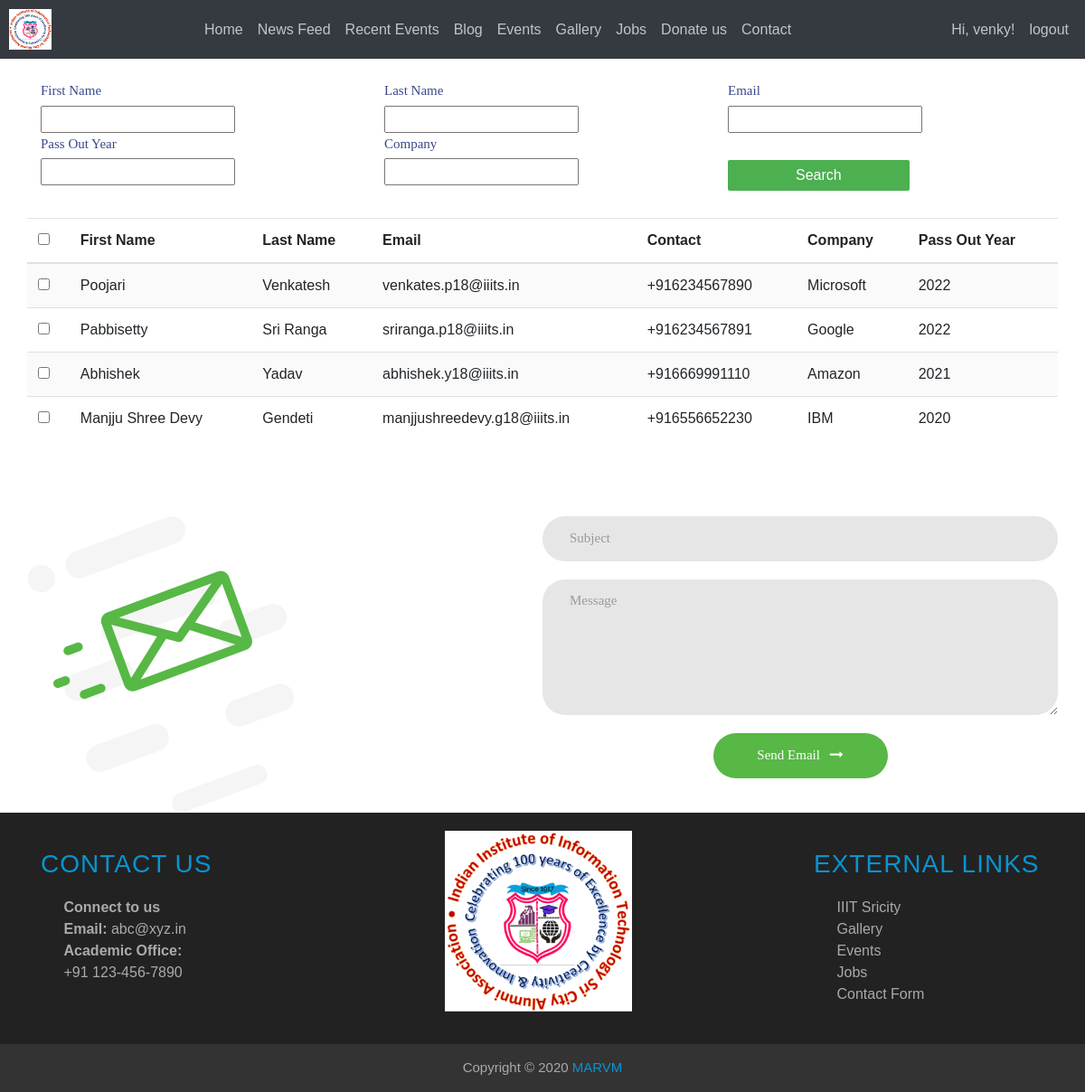
Screenshot of /search/ (signed in) with the database file from the repository.
### accounts/models.py (models this page shows)
class User(AbstractUser):
    phone_number = models.CharField(
        max_length=15,
        blank = False,
        default="",
        validators=[
            RegexValidator(
                regex='^([+][0-9]{1,4}[6-9][0-9]{9})$',
                message='mobile number should be in the format "+999999999" ',
                code='invalid_phone_number'
            ),
        ]
    )
    email_confirmed = models.BooleanField(default=False)
    conditions = models.BooleanField(default=False)
    avatar = models.ImageField(upload_to=update_filename,blank = True)
    linkedin_url = models.URLField(blank = True)
    github_url = models.URLField(blank = True)
    webpage_url = models.URLField(blank = True)
    passout_year = models.CharField(max_length=4,blank=True)
    company = models.CharField(max_length=100,blank = True)
    summary = models.CharField(max_length=100,blank = True)
    place = models.CharField(max_length = 100,blank = True)

### accounts/views.py (the view, shortened to what this page needs)
# urls.py: path('search/',views.SearchPage,name='searchpage'),
@cache_control(no_cache=True, must_revalidate=True, no_store=True)
@login_required
def SearchPage(request):
    get_user = User.objects.filter(is_staff=False)
    myFilter = UserFilter(request.GET,queryset=get_user)
    context = {
       "get_user": get_user,
       "myFilter": myFilter,
        "user" : request.user
    }
    return render(request, 'search_mail.html', context)

### templates/search_mail.html (shortened to what this page needs)
{% extends "base.html" %}
{% load static %}
{% block content %}
    <link href="{% static 'searchpage/css/style_new12.css' %}" rel="stylesheet" type="text/css">
	<link rel="stylesheet" type="text/css" href="{% static 'searchpage/css/main1.css' %}">
<body>
    {% if request.user.is_superuser %}
        <div class="container" style="margin-top: 30px;">
                <form method="GET" class="search">
                    <div class="row catBox">
                    <div class="col-md-4">
                        <div class="labelBox">
                            <label>First Name</label>
                        </div>
                        <div class="short-by-box">
                                {{myFilter.form.first_name}}
                        </div>
                    </div>
                    <div class="col-md-4">
                        <div class="labelBox">
                            <label>Last Name</label>
                        </div>
                        <div class="short-by-box">
                                {{myFilter.form.last_name}}
                        </div>
                    </div>
                    <div class="col-md-4">
                        <div class="labelBox">
                            <label>Email</label>
                        </div>
                        <div class="short-by-box">
                                {{myFilter.form.email}}
                        </div>
                    </div>
                    <div class="col-md-4">
                        <div class="labelBox">
                            <label>Pass Out Year</label>
                        </div>
                        <div class="short-by-box">
                                {{myFilter.form.passout_year}}
                        </div>
                    </div>
                    <div class="col-md-4">
                        <div class="labelBox">
                            <label>Company</label>
                        </div>
                        <div class="short-by-box">
                                {{myFilter.form.company}}
                        </div>
                    </div>
                    <button value="Submit" name="search" style="background-color: #4CAF50; border: none; color: white; padding: 5px 75px; border-radius: 2px; text-decoration: none; margin-left: 15px; margin-top: 30px; cursor: pointer;"  type="submit">Search</button>
                    </div>
                </form>
        </div>
<div class="mailclass">
    <form method="GET" class=" validate-form">
    <div class="container" style="margin: auto;">
	<div class="row">
        <div class="col-md-12">
        <div class="table-responsive">
              <table id="mytable" class="table table-bordred table-striped">
                    <thead>
                    <th><input type="checkbox" id="checkall" /></th>
                    <th>First Name</th>
                    <th>Last Name</th>
                    <th>Email</th>
                    <th>Contact</th>
                    <th>Company</th>
                    <th>Pass Out Year</th>
                    </thead>
    <tbody>
    {% for myuser in myFilter.qs %}
    <tr>
    <td><input type="checkbox" name="{{ myuser.email }}" class="checkthis" /></td>
    <td>{{myuser.first_name}}</td>
    <td>{{myuser.last_name}}</td>
    <td>{{myuser.email}}</td>
    <td>{{myuser.phone_number}}</td>
    <td>{{myuser.company}}</td>
    <td>{{myuser.passout_year}}</td>
    </tr>
    {% endfor %}
    </tbody>
</table>
            </div>
        </div>
        </div>
    </div>
    <div class="container" style="margin: auto; margin-top: 30px;" >
        <div class="row">
            <div class="col-md-6">
        <div class="contact1-pic js-tilt" data-tilt>
            <img src="{% static 'searchpage/images/img-01.png' %}" alt="IMG">
        </div>
            </div>
            <div class="col-md-6">
        <div class="wrap-input1 validate-input" data-validate = "Subject is required">
            <input class="input1" type="text" name="subject" placeholder="Subject">
            <span class="shadow-input1"></span>
        </div>
        <div class="wrap-input1 validate-input" data-validate = "Message is required">
            <textarea class="input1" name="message" placeholder="Message"></textarea>
            <span class="shadow-input1"></span>
        </div>
        <div class="container-contact1-form-btn">
            <button name="sendMail" class="contact1-form-btn">
                <span>
                    Send Email
                    <i class="fa fa-long-arrow-right" aria-hidden="true"></i>
                </span>
            </button>
        </div>
            </div>
        </div>
        </div>
</form>
</div>
{% endif %}
</body>
{% endblock content %}

### templates/base.html (shortened to what this page needs)
<!DOCTYPE html> {% load static %}
<html lang="en">
<head>
    <link href="{% static 'chat/css/style3.css' %}" rel="stylesheet" type="text/css" media="all">
    <link rel="stylesheet" href="https://cdnjs.cloudflare.com/ajax/libs/font-awesome/4.7.0/css/font-awesome.min.css">
    <link rel="stylesheet" href="https://maxcdn.bootstrapcdn.com/bootstrap/4.4.1/css/bootstrap.min.css">
    <link rel="stylesheet" href="https://unpkg.com/aos@2.3.0/dist/aos.css">
    <link rel="stylesheet" href="https://cdnjs.cloudflare.com/ajax/libs/font-awesome/4.7.0/css/font-awesome.min.css">
</head>
<body>
    <nav id="func_navbar" class="navbar-custom navbar navbar-expand-md navbar-dark bg-dark fixed-top" style="padding: 10px;">
        <a id="func_logo" class="nav-brand abs" href="{% url 'home' %}"><img src="{% static '/img/iiits/iiitslogo.png' %}" style="width:47px;"></a>
        <div class="collapse navbar-collapse" id="navbarNavDropdown">
            <ul class="navbar-nav mx-auto">
                <li class="nav-item">
                    <a class="nav-link" href="{% url 'home' %}#">Home</a>
                </li>
                <li class="nav-item">
                    <a class="nav-link" href="{% url 'home' %}#news_feed">News Feed</a>
                </li>
                <li class="nav-item">
                    <a class="nav-link" href="{% url 'home' %}#recent_events">Recent Events</a>
                </li>
                <li class="nav-item">
                    <a class="nav-link" href="{% url 'blog-home' %}">Blog</a>
                </li>
                <li class="nav-item">
                    <a class="nav-link" href="{% url 'events' %}">Events</a>
                </li>
                <li class="nav-item">
                    <a class="nav-link" href="{% url 'gallery' %}">Gallery</a>
                </li>
                <li class="nav-item">
                    <a class="nav-link" href="{% url 'jobs' %}">Jobs</a>
                </li>
                <li class="nav-item">
                    <a class="nav-link" href="{% url 'donation-page' %}">Donate us</a>
                </li>
                <li class="nav-item">
                    <a class="nav-link" href="{% url 'contactform' %}">Contact</a>
                </li>
            </ul>
            <ul class="navbar-nav">
                {% if user.is_authenticated %}
                    {% if user.is_staff %}
                        <li class="nav-item"><a class="nav-link" href="{% url 'profile_page' username=user.username %}">Hi, {{ user.username }}!</a></li>
                    {% else %}
                        <li class="nav-item"><a class="nav-link" href="{% url 'profile_page' username=user.username %}">Hi, {{ user.last_name }}!</a></li>
                    {% endif %}
                    <li class="nav-item"><a class="nav-link" href="{% url 'logout' %}?next={{ request.path }}">logout</a></li>
                {% else %}
                    <li class="nav-item"><a class="nav-link" href="{% url 'register' %}">Register</a></li>
                    <li class="nav-item"><a class="nav-link" href="{% url 'login' %}?next={{ request.path }}">login</a></li>
                {% endif %}
            </ul>
        </div>
    </nav>
    <div class="container-fluid py-4"></div>
    {% block content %}
    {% endblock %}
    <footer>
        <div class="container">
            <div class="row">
                <div class="col-lg-3 col-md-6">
                <h3>Contact Us</h3>
                <ul class="list-unstyled three-column" style="padding-left:10%;">
                    <b>Connect to us</b><br>
                    <b>Email:</b>
                    <a href="">abc@xyz.in</a>
                    <br>
                    <b>Academic Office:</b><br>
                    <a href="tel:+91 123-456-7890">+91 123-456-7890</a>
                </ul>
                </div>
                <div class="col-lg-6 col-md-6">
                <ul class="list-unstyled three-column">
                    <img class="custom-img" style="height:200px" src="{% static '/img/iiits/iiitslogo.png' %}">
                </ul>
                </div>
                <div class="col-lg-3 col-md-6">
                <h3>External links</h3>
                <ul class="list-unstyled three-column" style="padding-left:10%;">
                    <a href="{% url 'home' %}#"> IIIT Sricity</a><br>
                    <a href="{% url 'gallery' %}">Gallery</a><br>
                    <a href="{% url 'events' %}">Events</a><br>
                    <a href="{% url 'jobs' %}">Jobs </a><br>
                    <a href="{% url 'contactform' %}">Contact Form</a><br>
                </ul>
                </div>
            </div>
        </div>
        <div class="copyright text-center">
            Copyright &copy; 2020 <span>MARVM</span>
        </div>
    </footer>
</body>
</html>

### alumnisite/static/searchpage/css/main1.css (style rules this page uses)
.mailclass * { margin: 0px; padding: 0px; box-sizing: border-box; }
.mailclass h1,h2,h3,h4,h5,h6 { margin: 0px; }
.mailclass input { outline: none; border: none; }
.mailclass textarea { outline: none; border: none; }
.mailclass button { outline: none !important; border: none; background: transparent; }
.mailclass .contact1-pic { width: 296px; }
.mailclass .contact1-pic img { max-width: 100%; }
.mailclass input.input1 { height: 50px; border-radius: 25px; padding: 0 30px; }
.mailclass input.input1 + .shadow-input1 { border-radius: 25px; }
.mailclass textarea.input1 { min-height: 150px; border-radius: 25px; padding: 12px 30px; }
.mailclass textarea.input1 + .shadow-input1 { border-radius: 25px; }
.mailclass .wrap-input1 { position: relative; width: 100%; z-index: 1; margin-bottom: 20px; }
.mailclass .input1 { display: block; width: 100%; background: #e6e6e6; font-family: Montserrat-Bold; font-size: 15px; line-height: 1.5; color: #666666; }
.mailclass .shadow-input1 { content: ''; display: block; position: absolute; bottom: 0; left: 0; z-index: -1; width: 100%; height: 100%; box-shadow: 0px 0px 0px 0px; color: rgba(87,184,70, 0.5); }
.mailclass .container-contact1-form-btn { display: -webkit-box; display: -webkit-flex; display: -moz-box; display: -ms-flexbox; display: flex; flex-wrap: wrap; justify-content: center; }
.mailclass .contact1-form-btn { min-width: 193px; height: 50px; border-radius: 25px; background: #57b846; font-family: Montserrat-Bold; font-size: 15px; line-height: 1.5; color: #fff; display: -webkit-box; display: -webkit-flex; display: -moz-box; display: -ms-flexbox; display: flex; justify-content: center; align-items: center; padding: 0 25px; -webkit-transition: all 0.4s; -o-transition: all 0.4s; -moz-transition: all 0.4s; transition: all 0.4s; }
.mailclass .contact1-form-btn i { margin-left: 7px; -webkit-transition: all 0.4s; -o-transition: all 0.4s; -moz-transition: all 0.4s; transition: all 0.4s; }
.mailclass .validate-input { position: relative; }

### templates/base.html (style rules this page uses)
body { margin: 0; font-family: Arial, Helvetica, sans-serif; overflow-x:hidden; }
.navbar { width: 100%; }
footer { background: #222; color: #aaa; padding-top: 10px; }
footer a { color: #aaa; }
footer h3 { color: #0894d1; letter-spacing: 1px; margin: 30px 0 20px; }
footer .three-column { overflow: hidden; }
footer .copyright { padding: 15px 0; background: #333; margin-top: 20px; font-size: 15px; }
footer .copyright span { color: #0894d1; }
.custom-img { padding-left:13%; }
@media (min-width: 768px) { .custom-img { padding-left:30%; margin-top:2%; } }
.navbar-dark .navbar-nav .nav-link { color: rgba(255,255,255,0.7); }

### rows the page displays
User: username "venky"
User: first_name "Poojari", last_name "Venkatesh", email "venkates.p18@iiits.in", phone_number "+916234567890", company "Microsoft", passout_year "2022"
User: first_name "Pabbisetty", last_name "Sri Ranga", email "sriranga.p18@iiits.in", phone_number "+916234567891", company "Google", passout_year "2022"
User: first_name "Abhishek", last_name "Yadav", email "abhishek.y18@iiits.in", phone_number "+916669991110", company "Amazon", passout_year "2021"
User: first_name "Manjju Shree Devy", last_name "Gendeti", email "manjjushreedevy.g18@iiits.in", phone_number "+916556652230", company "IBM", passout_year "2020"
